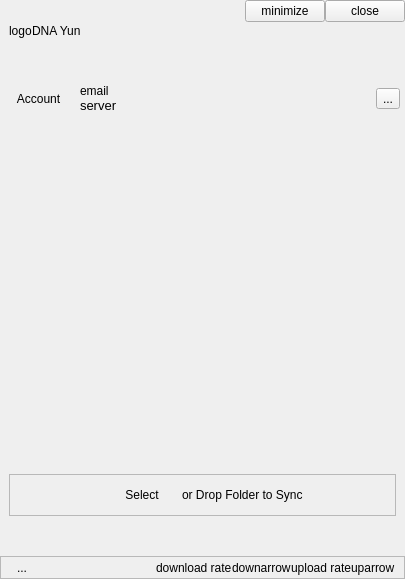
<?xml version="1.0" encoding="UTF-8"?>
<ui version="4.0">
 <class>CloudView</class>
 <widget class="QWidget" name="CloudView">
  <property name="geometry">
   <rect>
    <x>0</x>
    <y>0</y>
    <width>405</width>
    <height>579</height>
   </rect>
  </property>
  <property name="windowTitle">
   <string>Form</string>
  </property>
  <property name="styleSheet">
   <string notr="true"/>
  </property>
  <layout class="QVBoxLayout" name="verticalLayout_2">
   <property name="spacing">
    <number>0</number>
   </property>
   <property name="margin">
    <number>0</number>
   </property>
   <item>
    <widget class="QWidget" name="head" native="true">
     <property name="sizePolicy">
      <sizepolicy hsizetype="Preferred" vsizetype="Fixed">
       <horstretch>0</horstretch>
       <verstretch>0</verstretch>
      </sizepolicy>
     </property>
     <property name="styleSheet">
      <string notr="true">background-image:url(:/images/skyblue.png);</string>
     </property>
     <layout class="QVBoxLayout" name="verticalLayout_head">
      <property name="spacing">
       <number>0</number>
      </property>
      <property name="margin">
       <number>0</number>
      </property>
      <item>
       <widget class="QWidget" name="mHeader" native="true">
        <property name="sizePolicy">
         <sizepolicy hsizetype="Preferred" vsizetype="Fixed">
          <horstretch>0</horstretch>
          <verstretch>0</verstretch>
         </sizepolicy>
        </property>
        <property name="autoFillBackground">
         <bool>false</bool>
        </property>
        <property name="styleSheet">
         <string notr="true">background:none;</string>
        </property>
        <layout class="QHBoxLayout" name="horizontalLayout_9">
         <property name="spacing">
          <number>0</number>
         </property>
         <property name="topMargin">
          <number>0</number>
         </property>
         <property name="rightMargin">
          <number>0</number>
         </property>
         <property name="bottomMargin">
          <number>10</number>
         </property>
         <item>
          <widget class="QLabel" name="mLogo">
           <property name="text">
            <string>logo</string>
           </property>
          </widget>
         </item>
         <item>
          <widget class="QLabel" name="mBrand">
           <property name="text">
            <string>DNA Yun</string>
           </property>
          </widget>
         </item>
         <item>
          <spacer name="horizontalSpacer_10">
           <property name="orientation">
            <enum>Qt::Horizontal</enum>
           </property>
           <property name="sizeHint" stdset="0">
            <size>
             <width>40</width>
             <height>20</height>
            </size>
           </property>
          </spacer>
         </item>
         <item>
          <layout class="QVBoxLayout" name="verticalLayout_5">
           <item>
            <layout class="QHBoxLayout" name="horizontalLayout_10">
             <item>
              <widget class="QPushButton" name="mMinimizeBtn">
               <property name="text">
                <string>minimize</string>
               </property>
              </widget>
             </item>
             <item>
              <widget class="QPushButton" name="mCloseBtn">
               <property name="text">
                <string>close</string>
               </property>
              </widget>
             </item>
            </layout>
           </item>
           <item>
            <spacer name="verticalSpacer_4">
             <property name="orientation">
              <enum>Qt::Vertical</enum>
             </property>
             <property name="sizeHint" stdset="0">
              <size>
               <width>20</width>
               <height>40</height>
              </size>
             </property>
            </spacer>
           </item>
          </layout>
         </item>
        </layout>
       </widget>
      </item>
      <item>
       <widget class="QWidget" name="mAccountWrapper" native="true">
        <property name="sizePolicy">
         <sizepolicy hsizetype="Preferred" vsizetype="Fixed">
          <horstretch>0</horstretch>
          <verstretch>0</verstretch>
         </sizepolicy>
        </property>
        <property name="styleSheet">
         <string notr="true">background:none;</string>
        </property>
        <layout class="QHBoxLayout" name="horizontalLayout">
         <property name="topMargin">
          <number>12</number>
         </property>
         <property name="rightMargin">
          <number>5</number>
         </property>
         <item>
          <widget class="QToolButton" name="mAccountBtn">
           <property name="text">
            <string>Account</string>
           </property>
           <property name="autoRaise">
            <bool>true</bool>
           </property>
           <property name="arrowType">
            <enum>Qt::NoArrow</enum>
           </property>
          </widget>
         </item>
         <item>
          <layout class="QVBoxLayout" name="verticalLayout_4">
           <property name="spacing">
            <number>0</number>
           </property>
           <property name="leftMargin">
            <number>6</number>
           </property>
           <item>
            <widget class="QLabel" name="mEmail">
             <property name="text">
              <string>email</string>
             </property>
            </widget>
           </item>
           <item>
            <widget class="QLabel" name="mServerAddr">
             <property name="font">
              <font>
               <pointsize>10</pointsize>
              </font>
             </property>
             <property name="text">
              <string>server</string>
             </property>
            </widget>
           </item>
          </layout>
         </item>
         <item>
          <spacer name="horizontalSpacer_4">
           <property name="orientation">
            <enum>Qt::Horizontal</enum>
           </property>
           <property name="sizeHint" stdset="0">
            <size>
             <width>40</width>
             <height>20</height>
            </size>
           </property>
          </spacer>
         </item>
         <item>
          <widget class="QToolButton" name="mSeahubMessagesBtn">
           <property name="text">
            <string>...</string>
           </property>
          </widget>
         </item>
        </layout>
        <zorder>mSeahubMessagesBtn</zorder>
        <zorder>mAccountBtn</zorder>
        <zorder></zorder>
        <zorder>horizontalSpacer_4</zorder>
       </widget>
      </item>
     </layout>
    </widget>
   </item>
   <item>
    <widget class="QStackedWidget" name="mStack">
     <widget class="QWidget" name="page_3"/>
     <widget class="QWidget" name="page_4"/>
    </widget>
   </item>
   <item>
    <widget class="QWidget" name="foot" native="true">
     <property name="sizePolicy">
      <sizepolicy hsizetype="Preferred" vsizetype="Fixed">
       <horstretch>0</horstretch>
       <verstretch>0</verstretch>
      </sizepolicy>
     </property>
     <property name="styleSheet">
      <string notr="true">background-image:url(:/images/skyblue.png);</string>
     </property>
     <layout class="QVBoxLayout" name="verticalLayout_foot">
      <property name="spacing">
       <number>0</number>
      </property>
      <property name="margin">
       <number>0</number>
      </property>
      <item>
       <widget class="QWidget" name="mDropArea" native="true">
        <property name="styleSheet">
         <string notr="true">background:none;</string>
        </property>
        <layout class="QVBoxLayout" name="verticalLayout_3">
         <property name="spacing">
          <number>0</number>
         </property>
         <property name="topMargin">
          <number>0</number>
         </property>
         <property name="bottomMargin">
          <number>0</number>
         </property>
         <item>
          <spacer name="verticalSpacer">
           <property name="orientation">
            <enum>Qt::Vertical</enum>
           </property>
           <property name="sizeHint" stdset="0">
            <size>
             <width>20</width>
             <height>40</height>
            </size>
           </property>
          </spacer>
         </item>
         <item>
          <layout class="QHBoxLayout" name="horizontalLayout_6">
           <item>
            <widget class="QFrame" name="mDropInner">
             <property name="frameShape">
              <enum>QFrame::StyledPanel</enum>
             </property>
             <property name="frameShadow">
              <enum>QFrame::Raised</enum>
             </property>
             <layout class="QHBoxLayout" name="horizontalLayout_7">
              <property name="spacing">
               <number>0</number>
              </property>
              <item>
               <spacer name="horizontalSpacer_8">
                <property name="orientation">
                 <enum>Qt::Horizontal</enum>
                </property>
                <property name="sizeHint" stdset="0">
                 <size>
                  <width>40</width>
                  <height>20</height>
                 </size>
                </property>
               </spacer>
              </item>
              <item>
               <widget class="QPushButton" name="mSelectFolderBtn">
                <property name="text">
                 <string>Select</string>
                </property>
                <property name="flat">
                 <bool>true</bool>
                </property>
               </widget>
              </item>
              <item>
               <widget class="QLabel" name="mDropFolderText">
                <property name="text">
                 <string>or Drop Folder to Sync</string>
                </property>
               </widget>
              </item>
              <item>
               <spacer name="horizontalSpacer_9">
                <property name="orientation">
                 <enum>Qt::Horizontal</enum>
                </property>
                <property name="sizeHint" stdset="0">
                 <size>
                  <width>40</width>
                  <height>20</height>
                 </size>
                </property>
               </spacer>
              </item>
             </layout>
            </widget>
           </item>
          </layout>
         </item>
         <item>
          <spacer name="verticalSpacer_2">
           <property name="orientation">
            <enum>Qt::Vertical</enum>
           </property>
           <property name="sizeHint" stdset="0">
            <size>
             <width>20</width>
             <height>40</height>
            </size>
           </property>
          </spacer>
         </item>
        </layout>
       </widget>
      </item>
      <item>
       <widget class="QFrame" name="mFooter">
        <property name="styleSheet">
         <string notr="true">background:none;</string>
        </property>
        <property name="frameShape">
         <enum>QFrame::StyledPanel</enum>
        </property>
        <property name="frameShadow">
         <enum>QFrame::Raised</enum>
        </property>
        <layout class="QHBoxLayout" name="horizontalLayout_2">
         <property name="spacing">
          <number>0</number>
         </property>
         <property name="topMargin">
          <number>0</number>
         </property>
         <property name="bottomMargin">
          <number>0</number>
         </property>
         <item>
          <widget class="QToolButton" name="mServerStatusBtn">
           <property name="text">
            <string>...</string>
           </property>
           <property name="autoRaise">
            <bool>true</bool>
           </property>
          </widget>
         </item>
         <item>
          <spacer name="horizontalSpacer_3">
           <property name="orientation">
            <enum>Qt::Horizontal</enum>
           </property>
           <property name="sizeHint" stdset="0">
            <size>
             <width>40</width>
             <height>20</height>
            </size>
           </property>
          </spacer>
         </item>
         <item>
          <layout class="QHBoxLayout" name="horizontalLayout_3">
           <item>
            <widget class="QLabel" name="mDownloadRate">
             <property name="text">
              <string>download rate</string>
             </property>
            </widget>
           </item>
           <item>
            <widget class="QLabel" name="mDownloadRateArrow">
             <property name="text">
              <string>downarrow</string>
             </property>
            </widget>
           </item>
          </layout>
         </item>
         <item>
          <layout class="QHBoxLayout" name="horizontalLayout_4">
           <item>
            <widget class="QLabel" name="mUploadRate">
             <property name="text">
              <string>upload rate</string>
             </property>
            </widget>
           </item>
           <item>
            <widget class="QLabel" name="mUploadRateArrow">
             <property name="text">
              <string>uparrow</string>
             </property>
            </widget>
           </item>
          </layout>
         </item>
        </layout>
       </widget>
      </item>
     </layout>
    </widget>
   </item>
  </layout>
 </widget>
 <resources/>
 <connections/>
</ui>
